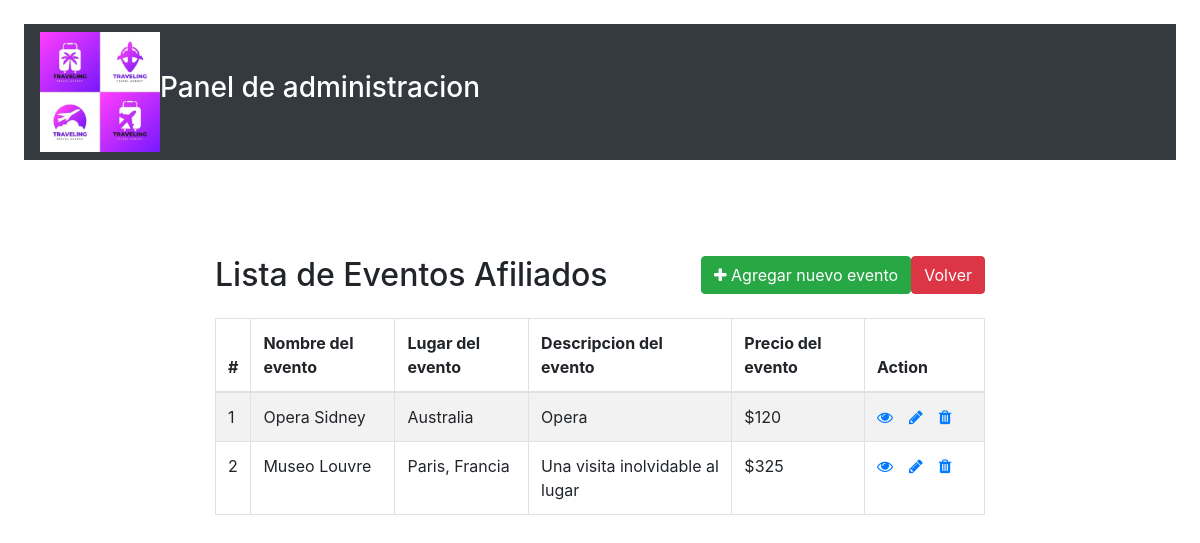
The page /listaEventos.php on the database its author committed.
### tables this page shows
CREATE TABLE `eventos` (
  `idEvento` int(11) NOT NULL,
  `nombreEvento` varchar(100) NOT NULL,
  `lugarEvento` varchar(255) NOT NULL,
  `descripcionEvento` varchar(255) NOT NULL,
  `precioEvento` int(10) NOT NULL
);

### listaEventos.php (the view, shortened to what this page needs)
<!DOCTYPE html>
<html lang="en">
<head>
    <link rel="stylesheet" media="all" href="style.css" />
    <link rel="stylesheet" href="https://stackpath.bootstrapcdn.com/bootstrap/4.5.2/css/bootstrap.min.css">
    <link rel="stylesheet" href="https://maxcdn.bootstrapcdn.com/font-awesome/4.7.0/css/font-awesome.min.css">
</head>
<body>
    <div class="m-4">
        <nav class="navbar navbar-expand-sm navbar-dark bg-dark">
            <img src="images/logo2.jpg" width="120" height="120" alt="Logo" />
            <h1 style="color: white; text-align: justify; font-size: 28px;">Panel de administracion</h1>
    </div>
    <br>
    <div class="wrapper">
        <div class="container-fluid">
            <div class="row">
                <div class="col-md-12">
                    <div class="mt-5 mb-3 clearfix">
                        <h2 class="pull-left">Lista de Eventos Afiliados</h2>
                        <a href="welcome.php" class="btn btn-danger pull-right"></> Volver</a>
                        <a href="createEvento.php" class="btn btn-success pull-right"><i class="fa fa-plus"></i> Agregar nuevo evento</a>
                    </div>
                    <?php
                    require_once "config.php";
                    $sql = "SELECT * FROM eventos";
                    if ($result = $pdo->query($sql)) {
                        if ($result->rowCount() > 0) {
                            echo '<table class="table table-bordered table-striped">';
                            echo "<thead>";
                            echo "<tr>";
                            echo "<th>#</th>";
                            echo "<th>Nombre del evento</th>";
                            echo "<th>Lugar del evento</th>";
                            echo "<th>Descripcion del evento</th>";
                            echo "<th>Precio del evento</th>";
                            echo "<th>Action</th>";
                            echo "</tr>";
                            echo "</thead>";
                            echo "<tbody>";
                            while ($row = $result->fetch()) {
                                echo "<tr>";
                                echo "<td>" . $row['idEvento'] . "</td>";
                                echo "<td>" . $row['nombreEvento'] . "</td>";
                                echo "<td>" . $row['lugarEvento'] . "</td>";
                                echo "<td>" . $row['descripcionEvento'] . "</td>";
                                echo "<td>" . "$", $row['precioEvento'] . "</td>";
                                echo "<td>";
                                echo '<a href="readEvento.php?idEvento=' . $row['idEvento'] . '" class="mr-3" title="View Record" data-toggle="tooltip"><span class="fa fa-eye"></span></a>';
                                echo '<a href="updateEvento.php?idEvento=' . $row['idEvento'] . '" class="mr-3" title="Update Record" data-toggle="tooltip"><span class="fa fa-pencil"></span></a>';
                                echo '<a href="deleteEvento.php?idEvento=' . $row['idEvento'] . '" title="Delete Record" data-toggle="tooltip"><span class="fa fa-trash"></span></a>';
                                echo "</td>";
                                echo "</tr>";
                            }
                            echo "</tbody>";
                            echo "</table>";
                        } else {
                            echo '<div class="alert alert-danger"><em>No hay registro alguno.</em></div>';
                        }
                    } else {
                        echo "Oops! Algo salio mal, intente luego.";
                    }
                    ?>
                </div>
            </div>
        </div>
    </div>
</body>
</html>

### style.css (style rules this page uses)
* { margin: 0; padding: 0; }

### listaEventos.php (style rules this page uses)
.wrapper { width: 800px; margin: 0 auto; }
table tr td:last-child { width: 120px; }

### rows shown on the page
eventos: idEvento "1", nombreEvento "Opera Sidney", lugarEvento "Australia", descripcionEvento "Opera", precioEvento "120"
eventos: idEvento "2", nombreEvento "Museo Louvre", lugarEvento "Paris, Francia", descripcionEvento "Una visita inolvidable al lugar", precioEvento "325"
